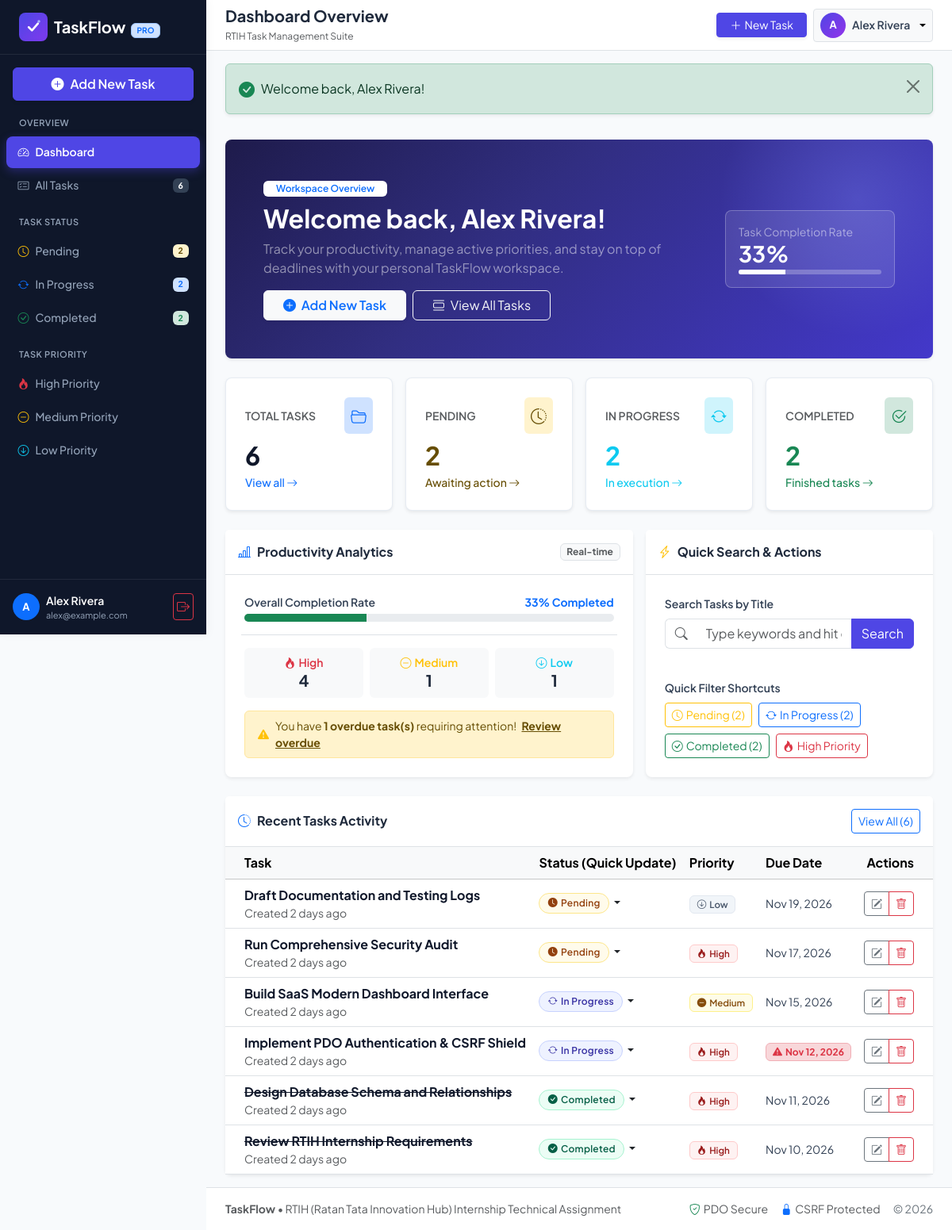
/dashboard.php (signed in), run on the app's committed database.
### tables this page shows
CREATE TABLE `tasks` (
    `id` INT UNSIGNED NOT NULL AUTO_INCREMENT,
    `user_id` INT UNSIGNED NOT NULL,
    `title` VARCHAR(255) NOT NULL,
    `description` TEXT DEFAULT NULL,
    `status` ENUM('Pending', 'In Progress', 'Completed') NOT NULL DEFAULT 'Pending',
    `priority` ENUM('Low', 'Medium', 'High') NOT NULL DEFAULT 'Medium',
    `due_date` DATE DEFAULT NULL,
    `created_at` TIMESTAMP NOT NULL DEFAULT CURRENT_TIMESTAMP,
    `updated_at` TIMESTAMP NOT NULL DEFAULT CURRENT_TIMESTAMP ON UPDATE CURRENT_TIMESTAMP,
    PRIMARY KEY (`id`),
    KEY `idx_tasks_user_id` (`user_id`),
    KEY `idx_tasks_status` (`status`),
    KEY `idx_tasks_priority` (`priority`),
    KEY `idx_tasks_due_date` (`due_date`),
    KEY `idx_tasks_created_at` (`created_at`),
    CONSTRAINT `fk_tasks_users`
        FOREIGN KEY (`user_id`)
        REFERENCES `users` (`id`)
        ON DELETE CASCADE
        ON UPDATE CASCADE
);

### dashboard.php (the view, shortened to what the rows shown need)
<?php
require_once __DIR__ . '/includes/functions.php';
require_once __DIR__ . '/includes/auth.php';
$currentUser = current_user();
$pdo = getDBConnection();
$recentStmt = $pdo->prepare('
    SELECT * FROM tasks
    WHERE user_id = :user_id
    ORDER BY created_at DESC
    LIMIT 6
');
$recentStmt->execute(['user_id' => $currentUser['id']]);
$recentTasks = $recentStmt->fetchAll();
include __DIR__ . '/includes/header.php';
?>
<div class="welcome-card card border-0 shadow-sm rounded-3 mb-4 text-white overflow-hidden position-relative">
    <div class="card-body p-4 p-lg-5 position-relative" style="z-index: 2;">
        <div class="row align-items-center">
            <div class="col-lg-8">
                <h1 class="h2 fw-bold mb-2">Welcome back, <?= e($currentUser['name']) ?>!</h1>
            </div>
        </div>
    </div>
</div>
<div class="card border-0 shadow-sm rounded-3">
    <div class="card-body p-0">
        <?php if (empty($recentTasks)): ?>
            <div class="text-center py-5">
                <i class="bi bi-clipboard2-plus fs-1 text-muted d-block mb-2"></i>
                <h3 class="h6 fw-bold text-slate-700">No tasks created yet</h3>
                <p class="text-muted small mb-3">Add your first task to see it on your dashboard.</p>
                <a href="<?= BASE_URL ?>/tasks/create.php" class="btn btn-sm btn-primary">
                    <i class="bi bi-plus-lg me-1"></i> Create Task
                </a>
            </div>
        <?php else: ?>
            <div class="table-responsive">
                <table class="table table-hover align-middle mb-0">
                    <thead class="table-light text-slate-700">
                        <tr>
                            <th class="ps-4">Task</th>
                            <th>Status (Quick Update)</th>
                            <th>Priority</th>
                            <th>Due Date</th>
                            <th class="text-end pe-4">Actions</th>
                        </tr>
                    </thead>
                    <tbody>
                        <?php foreach ($recentTasks as $task):
                            $isOverdue = is_overdue($task['due_date'], $task['status']);
                        ?>
                            <tr>
                                <td class="ps-4">
                                    <div class="fw-bold text-slate-900 <?= $task['status'] === 'Completed' ? 'text-decoration-line-through text-muted' : '' ?>">
                                        <?= e($task['title']) ?>
                                    </div>
                                    <div class="text-muted small">Created <?= time_ago($task['created_at']) ?></div>
                                </td>
                                <td>
                                    <div class="dropdown quick-status-dropdown">
                                        <button class="btn btn-sm p-0 border-0 dropdown-toggle" type="button" data-bs-toggle="dropdown" aria-expanded="false" title="Quick status change">
                                            <?= render_status_badge($task['status']) ?>
                                        </button>
                                    </div>
                                </td>
                                <td><?= render_priority_badge($task['priority']) ?></td>
                                <td>
                                    <?php if ($isOverdue): ?>
                                        <span class="badge bg-danger-subtle text-danger border border-danger-subtle">
                                            <i class="bi bi-exclamation-triangle-fill me-1"></i><?= format_date($task['due_date']) ?>
                                        </span>
                                    <?php else: ?>
                                        <span class="small text-slate-700"><?= format_date($task['due_date']) ?></span>
                                    <?php endif; ?>
                                </td>
                                <td class="text-end pe-4">
                                    <div class="btn-group btn-group-sm">
                                        <a href="<?= BASE_URL ?>/tasks/edit.php?id=<?= (int)$task['id'] ?>" class="btn btn-outline-secondary" title="Edit">
                                            <i class="bi bi-pencil-square"></i>
                                        </a>
                                        <button type="button"
                                                class="btn btn-outline-danger delete-task-btn"
                                                data-id="<?= (int)$task['id'] ?>"
                                                data-title="<?= e($task['title']) ?>"
                                                title="Delete">
                                            <i class="bi bi-trash"></i>
                                        </button>
                                    </div>
                                </td>
                            </tr>
                        <?php endforeach; ?>
                    </tbody>
                </table>
            </div>
        <?php endif; ?>
    </div>
</div>
<?php include __DIR__ . '/includes/footer.php'; ?>

### includes/functions.php (shortened to what the rows shown need)
<?php
function e($value): string {
    return htmlspecialchars((string)($value ?? ''), ENT_QUOTES | ENT_HTML5, 'UTF-8');
}
function format_date(?string $dateStr): string {
    try {
        $date = new DateTime($dateStr);
        return $date->format('M d, Y');
    } catch (Exception $e) {
        return e($dateStr);
    }
}
function is_overdue(?string $dueDate, string $status): bool {
    if (empty($dueDate) || $status === 'Completed') {
        return false;
    }
    $today = date('Y-m-d');
    return $dueDate < $today;
}
function time_ago($timestamp): string {
    $time = is_numeric($timestamp) ? (int)$timestamp : strtotime($timestamp);
    $diff = time() - $time;
    if ($diff < 60) {
        return 'Just now';
    } elseif ($diff < 3600) {
        $mins = floor($diff / 60);
        return $mins . ' min' . ($mins > 1 ? 's' : '') . ' ago';
    } elseif ($diff < 86400) {
        $hours = floor($diff / 3600);
        return $hours . ' hr' . ($hours > 1 ? 's' : '') . ' ago';
    } elseif ($diff < 604800) {
        $days = floor($diff / 86400);
        return $days . ' day' . ($days > 1 ? 's' : '') . ' ago';
    } else {
        return date('M d, Y', $time);
    }
}
function render_status_badge(string $status): string {
    switch ($status) {
        case 'Completed':
            return '<span class="badge badge-status badge-status-completed"><i class="bi bi-check-circle-fill me-1"></i>Completed</span>';
        case 'In Progress':
            return '<span class="badge badge-status badge-status-inprogress"><i class="bi bi-arrow-repeat me-1 spin-icon"></i>In Progress</span>';
        case 'Pending':
        default:
            return '<span class="badge badge-status badge-status-pending"><i class="bi bi-clock-fill me-1"></i>Pending</span>';
    }
}
function render_priority_badge(string $priority): string {
    switch ($priority) {
        case 'High':
            return '<span class="badge badge-priority badge-priority-high"><i class="bi bi-fire me-1"></i>High</span>';
        case 'Medium':
            return '<span class="badge badge-priority badge-priority-medium"><i class="bi bi-dash-circle-fill me-1"></i>Medium</span>';
        case 'Low':
        default:
            return '<span class="badge badge-priority badge-priority-low"><i class="bi bi-arrow-down-circle me-1"></i>Low</span>';
    }
}

### data on the page
tasks: title "Draft Documentation and Testing Logs", created_at "2 days ago", status "Pending" (drawn), priority "Low" (drawn), due_date "Nov 19, 2026"
tasks: title "Run Comprehensive Security Audit", created_at "2 days ago", status "Pending" (drawn), priority "High" (drawn), due_date "Nov 17, 2026"
tasks: title "Build SaaS Modern Dashboard Interface", created_at "2 days ago", status "In Progress" (drawn), priority "Medium" (drawn), due_date "Nov 15, 2026"
tasks: title "Implement PDO Authentication & CSRF Shield", created_at "2 days ago", status "In Progress" (drawn), priority "High" (drawn), due_date "Nov 12, 2026"
tasks: title "Design Database Schema and Relationships", created_at "2 days ago", status "Completed" (drawn), priority "High" (drawn), due_date "Nov 11, 2026"
tasks: title "Review RTIH Internship Requirements", created_at "2 days ago", status "Completed" (drawn), priority "High" (drawn), due_date "Nov 10, 2026"

### other printed values
APP_NAME "TaskFlow"
$sidebarStats['total'] "6"
$sidebarStats['pending'] "2"
$sidebarStats['in_progress'] "2"
$sidebarStats['completed'] "2"
substr($currentUser['name'] ?? 'U', 0, 1) "A"
$currentUser['name'] "Alex Rivera"
$currentUser['email'] "alex@example.com"
$pageTitle "Dashboard Overview"
substr($currentUser['name'], 0, 1) "A"
$msg['message'] "Welcome back, Alex Rivera!"
$metrics['percentage'] "33"
$metrics['total'] "6"
$metrics['pending'] "2"
$metrics['in_progress'] "2"
